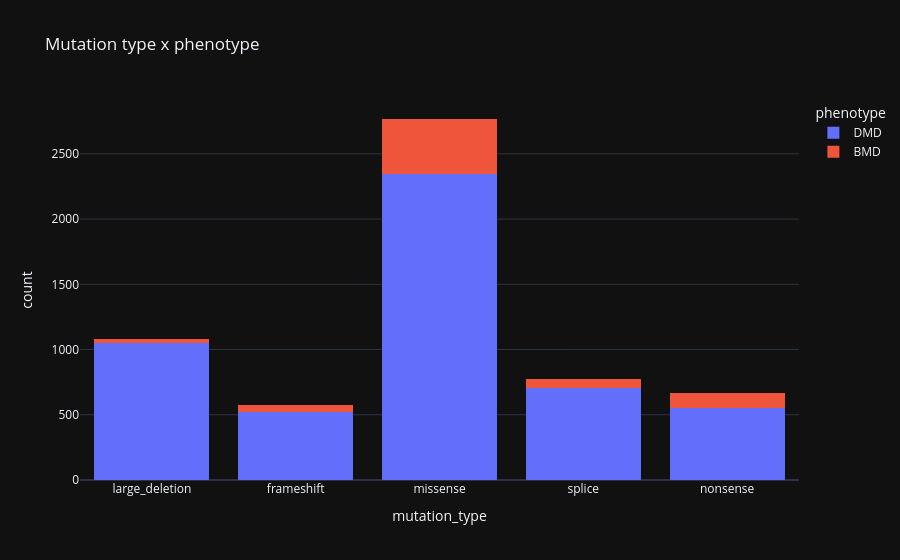

The notebook cell this image was saved under:
### Markdown cell above
## 2. 📊 mutation_type with phenotype

### Code cell
tmp = d[['mutation_type', 'phenotype']].dropna()
fig = px.histogram(tmp, x='mutation_type', color='phenotype', barmode='stack', title='Mutation type x phenotype')
fig.show()

### Figure 1 — Plotly figure (JSON) as saved in the notebook; plotly's stock layout.template omitted (floating-point values rounded to 4 significant figures; data arrays with more than 128 entries replaced by an {"elided": "..."} marker saying what was removed)
{"data": [{"bingroup": "x", "hovertemplate": "phenotype=DMD<br>mutation_type=%{x}<br>count=%{y}<extra></extra>", "legendgroup": "DMD", "marker": {"color": "#636efa", "pattern": {"shape": ""}}, "name": "DMD", "orientation": "v", "showlegend": true, "x": {"elided": "5177 str values"}, "xaxis": "x", "yaxis": "y", "type": "histogram"}, {"bingroup": "x", "hovertemplate": "phenotype=BMD<br>mutation_type=%{x}<br>count=%{y}<extra></extra>", "legendgroup": "BMD", "marker": {"color": "#EF553B", "pattern": {"shape": ""}}, "name": "BMD", "orientation": "v", "showlegend": true, "x": {"elided": "686 str values"}, "xaxis": "x", "yaxis": "y", "type": "histogram"}], "layout": {"xaxis": {"anchor": "y", "domain": [0.0, 1.0], "title": {"text": "mutation_type"}}, "yaxis": {"anchor": "x", "domain": [0.0, 1.0], "title": {"text": "count"}}, "legend": {"title": {"text": "phenotype"}, "tracegroupgap": 0}, "title": {"text": "Mutation type x phenotype"}, "barmode": "stack"}}
